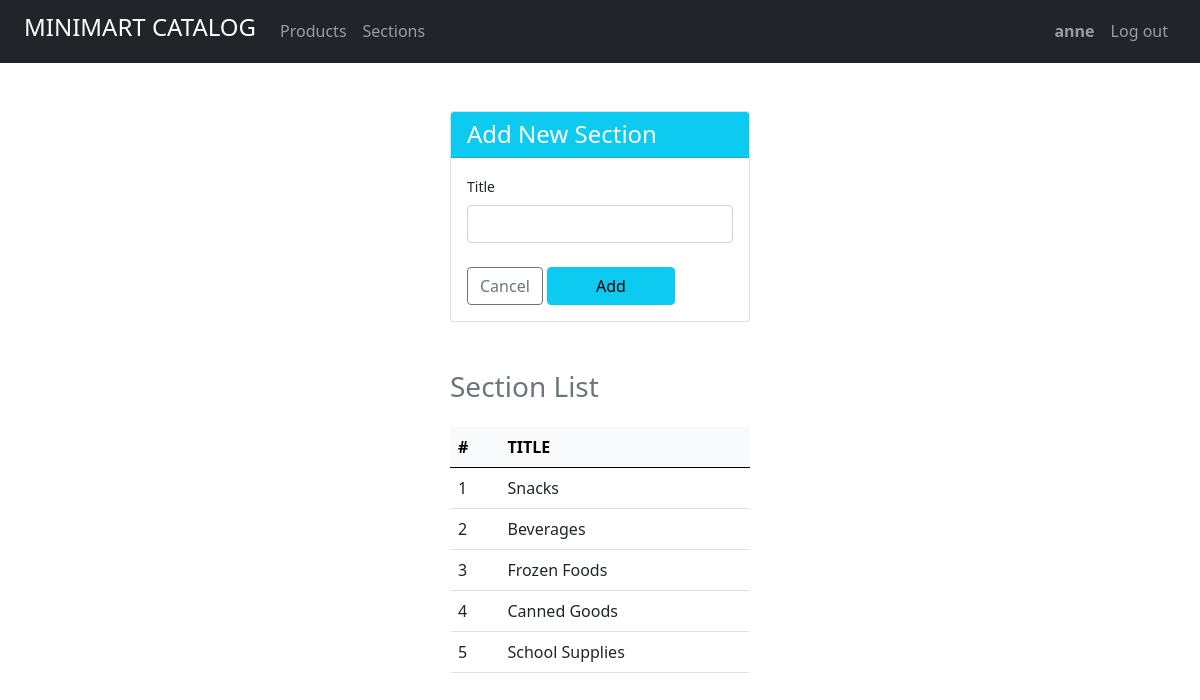
The page /sections.php (signed in) on the database its author committed.
### tables this page shows
CREATE TABLE `sections` (
  `id` int(11) NOT NULL,
  `title` varchar(100) NOT NULL
);

### sections.php (the view, shortened to what this page needs)
<?php
function getAllSections(){
    $conn = connection();
    $sql = "SELECT * FROM sections";
    if($result = $conn->query($sql)){
        return $result;
    } else {
        die("Error retrieving all sections: " . $conn->error);
    }
}
?>
<!doctype html>
<html lang="en">
    <head>
        <link rel="stylesheet" href="https://cdn.jsdelivr.net/npm/bootstrap@5.0.2/dist/css/bootstrap.min.css">
    </head>
    <body>
        <?php
        include "main-nav.php";
        ?>
        <main class="py-5">
            <div class="card w-25 mx-auto mb-5">
                <div class="card-header bg-info text-white">
                    <h2 class="card-title h4 mb-0">Add New Section</h2>
                </div>
                <div class="card-body">
                    <form action="" method="post">
                        <label for="title" class="form-label small">Title</label>
                        <input type="text" name="title" id="title" class="form-control mb-4" required autofocus>
                        <a href="products.php" class="btn btn-outline-secondary">Cancel</a>
                        <button type="submit" class="btn btn-info px-5" name="btn_add">Add</button>
                    </form>
                </div>
            </div>
            <div class="w-25 mx-auto">
                <h2 class="h3 text-muted">Section List</h2>
                <table class="table table-hover mt-4">
                    <thead class="table-light">
                        <tr>
                            <th>#</th>
                            <th>TITLE</th>
                        </tr>
                    </thead>
                    <tbody>
                        <?php
                        $sections_result = getAllSections();
                        while($sections_row = $sections_result->fetch_assoc()){
                        ?>
                        <tr>
                            <td><?= $sections_row['id'] ?></td>
                            <td><?= $sections_row['title'] ?></td>
                        </tr>
                        <?php
                        }
                        ?>
                    </tbody>
                </table>
            </div>
        </main>
    </body>
</html>

### rows shown on the page
sections: id "1", title "Snacks"
sections: id "2", title "Beverages"
sections: id "3", title "Frozen Foods"
sections: id "4", title "Canned Goods"
sections: id "5", title "School Supplies"

### other values the page prints
$_SESSION['username'] "anne"
